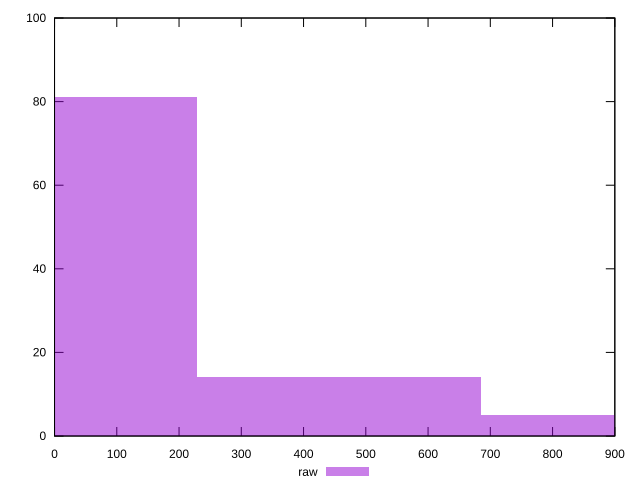

Source code (gnuplot):
reset

$raw <<EOF
0 81
456.5744488521897 14
913.1488977043794 5
EOF

set key outside below
set boxwidth 456.5744488521897
set xrange [0:900]
set yrange [0:100]
set trange [0:100]
set style fill transparent solid 0.5 noborder
set terminal svg size 640, 490 enhanced background rgb 'white'
set output "report_00015_2021-02-09T16-11-33.973Z/uses-http2/samples/pages+cached/raw/histogram.svg"

plot $raw title "raw" with boxes

reset
